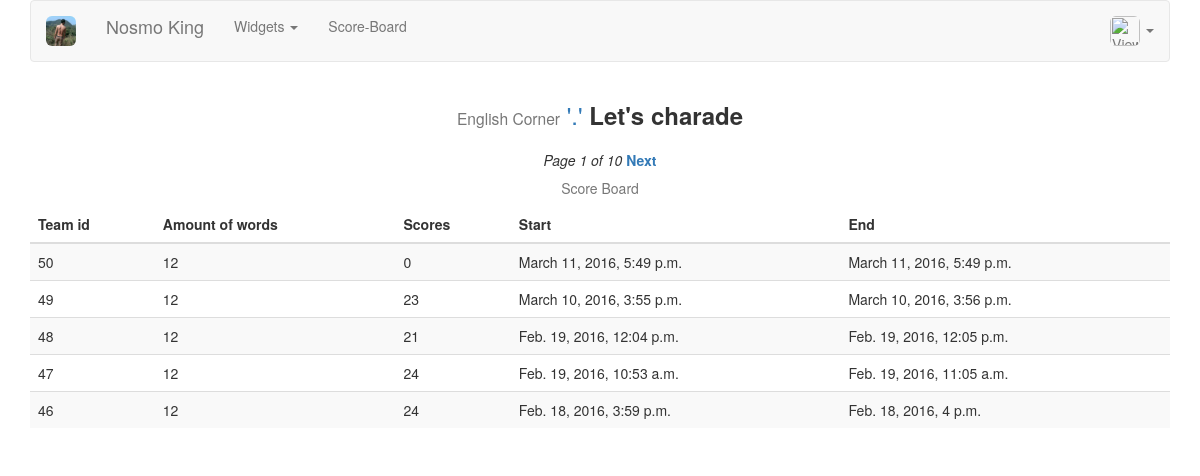
The app's page /charade/board/ (signed in), older data.
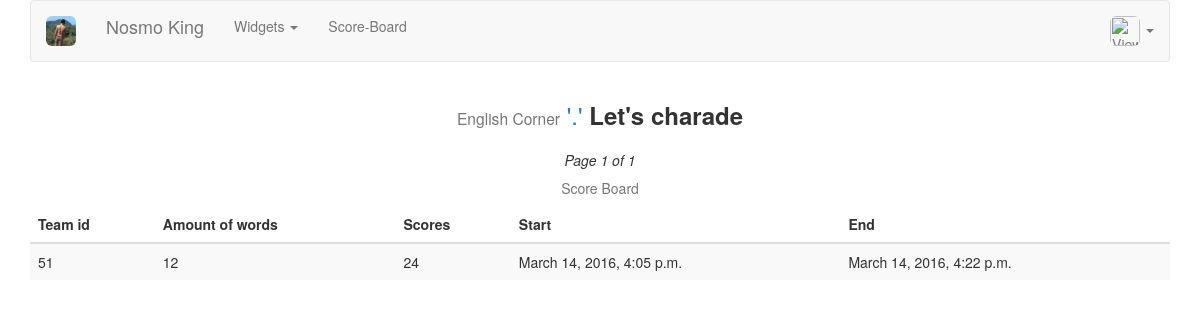
The same page, newer data.
### charade/models.py (models this page shows, shortened)
class GameScoreBoard(models.Model):
    amount = models.IntegerField(_('Amount of words'), default=0)
    scores = models.IntegerField(_('Total Points'), default=0)
    dt_start = models.DateTimeField(_('Start'), auto_now_add=True)
    dt_end = models.DateTimeField(_('End'), auto_now=True)

### charade/views.py (the view)
@login_required
def game_board(request):
    game_score_board = GameScoreBoard.objects.order_by('-dt_start')
    paginator = Paginator(game_score_board, 5)
    page = request.GET.get('page')
    try:
        board = paginator.page(page)
    except PageNotAnInteger:
        board = paginator.page(1)
    except EmptyPage:
        board = paginator.page(paginator.num_pages)
    context = {'board': board}
    return render(request, 'charade/board.html', context)

### charade/templates/charade/board.html (shortened to what this page needs)
{% extends 'charade/base.html' %}
{% load i18n %}
{% block content %}
{% if board %}
<div class="row text-center">
    <em>Page {{ board.number }} of {{ board.paginator.num_pages }}</em>
    {% if board.has_next %}
    <strong>
        <a href="?page={{ board.next_page_number }}">{% trans 'Next' %}</a>
    </strong>
    {% endif %}
</div>
<div class="table-responsive">
    <table class="table table-striped">
        <caption class="text-center">{% trans 'Score Board' %}</caption>
        <thead>
            <tr>
                <th>{% trans 'Team id' %}</th>
                <th>{% trans 'Amount of words' %}</th>
                <th>{% trans 'Scores' %}</th>
                <th>{% trans 'Start' %}</th>
                <th>{% trans 'End' %}</th>
            </tr>
        </thead>
        <tbody>
        {% for b in board %}
            <tr>
                <td>{{ b.id }}</a></td>
                <td>{{ b.amount }}</a></td>
                <td>{{ b.scores }}</a></td>
                <td>{{ b.dt_start }}</a></td>
                <td>{{ b.dt_end }}</a></td>
            </tr>
        {% endfor %}
        </tbody>
    </table>
</div>
{% else %}
<div class="row text-info text-center">
    <p><strong>{% trans 'Not available.' %}<strong></p>
</div>
{% endif %}
{% endblock %}

Row changes from the older to the newer data that the page shows:
removed GameScoreBoard: id "50", amount "12", scores "0", dt_start "March 11, 2016, 5:49 p.m.", dt_end "March 11, 2016, 5:49 p.m."
removed GameScoreBoard: id "49", amount "12", scores "23", dt_start "March 10, 2016, 3:55 p.m.", dt_end "March 10, 2016, 3:56 p.m."
removed GameScoreBoard: id "48", amount "12", scores "21", dt_start "Feb. 19, 2016, 12:04 p.m.", dt_end "Feb. 19, 2016, 12:05 p.m."
removed GameScoreBoard: id "47", amount "12", scores "24", dt_start "Feb. 19, 2016, 10:53 a.m.", dt_end "Feb. 19, 2016, 11:05 a.m."
removed GameScoreBoard: id "46", amount "12", scores "24", dt_start "Feb. 18, 2016, 3:59 p.m.", dt_end "Feb. 18, 2016, 4 p.m."
added GameScoreBoard: id "51", amount "12", scores "24", dt_start "March 14, 2016, 4:05 p.m.", dt_end "March 14, 2016, 4:22 p.m."
Text that changed along with them:
{{ board.paginator.num_pages }}: "10" → "1"
text no longer shown: "Next"
